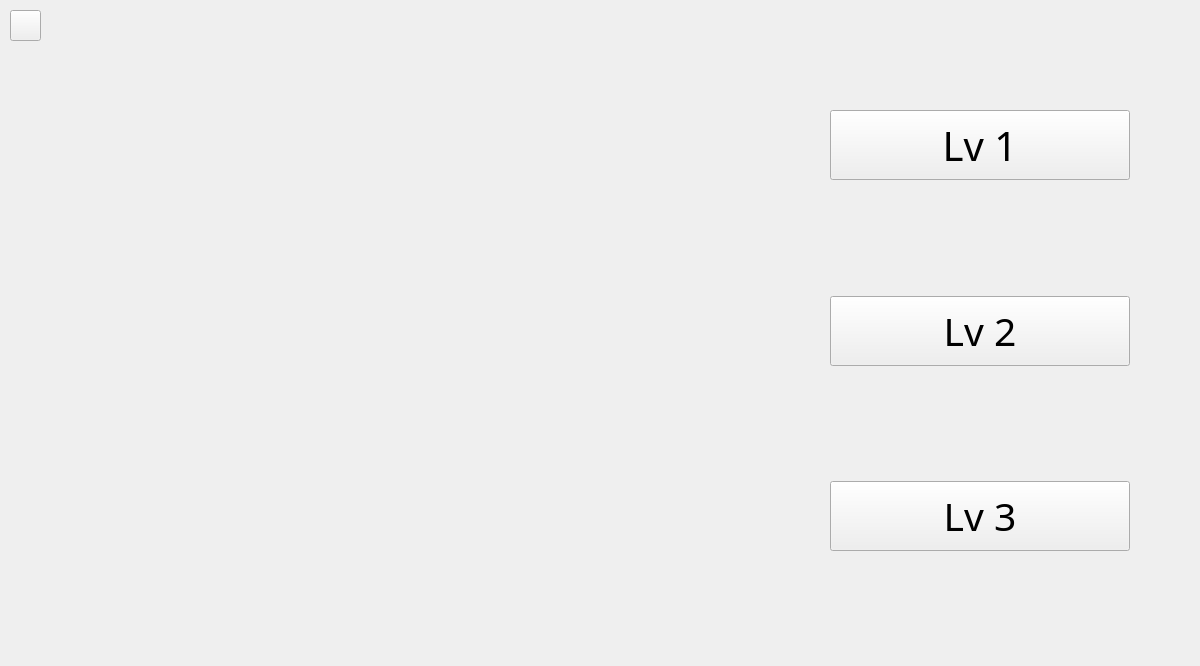
<?xml version="1.0" encoding="UTF-8"?>
<ui version="4.0">
 <class>Sing</class>
 <widget class="QWidget" name="Sing">
  <property name="geometry">
   <rect>
    <x>0</x>
    <y>0</y>
    <width>1200</width>
    <height>666</height>
   </rect>
  </property>
  <property name="minimumSize">
   <size>
    <width>1200</width>
    <height>666</height>
   </size>
  </property>
  <property name="maximumSize">
   <size>
    <width>1200</width>
    <height>666</height>
   </size>
  </property>
  <property name="windowTitle">
   <string>视唱练耳小助手</string>
  </property>
  <widget class="QPushButton" name="BackHome">
   <property name="geometry">
    <rect>
     <x>10</x>
     <y>10</y>
     <width>31</width>
     <height>31</height>
    </rect>
   </property>
   <property name="text">
    <string/>
   </property>
  </widget>
  <widget class="QWidget" name="layoutWidget">
   <property name="geometry">
    <rect>
     <x>830</x>
     <y>0</y>
     <width>302</width>
     <height>661</height>
    </rect>
   </property>
   <layout class="QVBoxLayout" name="verticalLayout">
    <item>
     <spacer name="verticalSpacer_4">
      <property name="orientation">
       <enum>Qt::Orientation::Vertical</enum>
      </property>
      <property name="sizeHint" stdset="0">
       <size>
        <width>20</width>
        <height>40</height>
       </size>
      </property>
     </spacer>
    </item>
    <item>
     <widget class="QPushButton" name="easybtn">
      <property name="minimumSize">
       <size>
        <width>300</width>
        <height>70</height>
       </size>
      </property>
      <property name="maximumSize">
       <size>
        <width>300</width>
        <height>70</height>
       </size>
      </property>
      <property name="font">
       <font>
        <family>hooge 05_53</family>
        <pointsize>30</pointsize>
        <bold>false</bold>
       </font>
      </property>
      <property name="text">
       <string>Lv 1</string>
      </property>
     </widget>
    </item>
    <item>
     <spacer name="verticalSpacer">
      <property name="orientation">
       <enum>Qt::Orientation::Vertical</enum>
      </property>
      <property name="sizeHint" stdset="0">
       <size>
        <width>20</width>
        <height>40</height>
       </size>
      </property>
     </spacer>
    </item>
    <item>
     <widget class="QPushButton" name="mediumbtn">
      <property name="minimumSize">
       <size>
        <width>300</width>
        <height>70</height>
       </size>
      </property>
      <property name="maximumSize">
       <size>
        <width>300</width>
        <height>70</height>
       </size>
      </property>
      <property name="font">
       <font>
        <family>hooge 05_53</family>
        <pointsize>29</pointsize>
       </font>
      </property>
      <property name="text">
       <string>Lv 2</string>
      </property>
     </widget>
    </item>
    <item>
     <spacer name="verticalSpacer_2">
      <property name="orientation">
       <enum>Qt::Orientation::Vertical</enum>
      </property>
      <property name="sizeHint" stdset="0">
       <size>
        <width>20</width>
        <height>40</height>
       </size>
      </property>
     </spacer>
    </item>
    <item>
     <widget class="QPushButton" name="hardbtn">
      <property name="minimumSize">
       <size>
        <width>300</width>
        <height>70</height>
       </size>
      </property>
      <property name="maximumSize">
       <size>
        <width>300</width>
        <height>70</height>
       </size>
      </property>
      <property name="font">
       <font>
        <family>hooge 05_53</family>
        <pointsize>29</pointsize>
       </font>
      </property>
      <property name="text">
       <string>Lv 3</string>
      </property>
     </widget>
    </item>
    <item>
     <spacer name="verticalSpacer_3">
      <property name="orientation">
       <enum>Qt::Orientation::Vertical</enum>
      </property>
      <property name="sizeHint" stdset="0">
       <size>
        <width>20</width>
        <height>40</height>
       </size>
      </property>
     </spacer>
    </item>
   </layout>
  </widget>
 </widget>
 <resources/>
 <connections/>
</ui>
